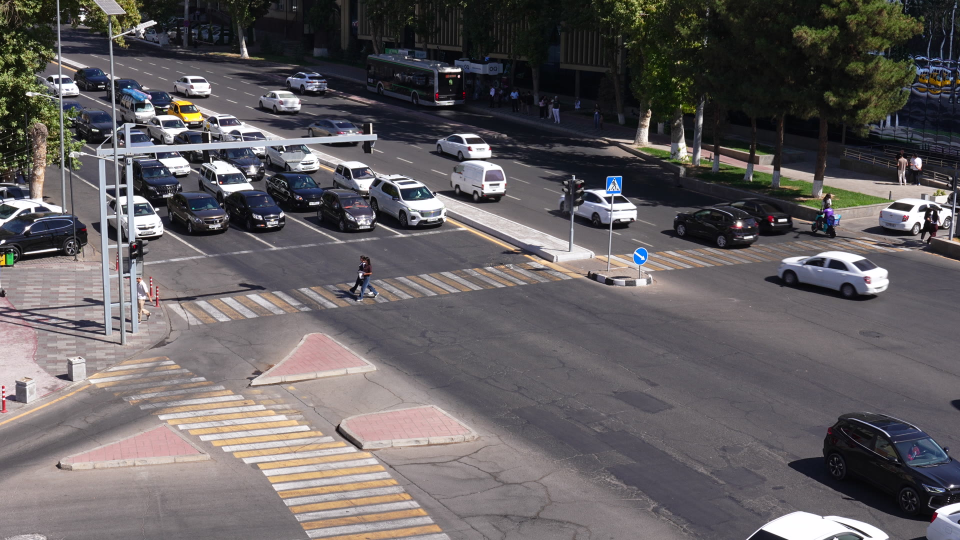
#> input picture configs/scene_ref.jpg, 1920 x 1080 px (shown at 1/2 size); its folder holds only this picture in this run
$ python -i align.py   (imports and definitions only)
#> lines starting #> are read from the running program, lines starting #| are printed output that depends on the picture
### roadsight/utils/log.py
"""Logging to stderr only, so stdout stays clean for the harness."""

from __future__ import annotations

import logging
import os
import sys

_CONFIGURED = False


def get_logger(name: str = "roadsight") -> logging.Logger:
    """Return a logger writing to stderr; level from ROADSIGHT_LOG (default INFO)."""
#> further down, picture is the input picture: shape (1080, 1920, 3); mean B, G, R 96, 94.4, 98.9
    global _CONFIGURED
    if not _CONFIGURED:
        handler = logging.StreamHandler(sys.stderr)
        handler.setFormatter(logging.Formatter("[%(asctime)s %(levelname)s %(name)s] %(message)s", "%H:%M:%S"))
        root = logging.getLogger("roadsight")
        root.addHandler(handler)
        root.setLevel(os.environ.get("ROADSIGHT_LOG", "INFO").upper())
        root.propagate = False
        _CONFIGURED = True
    return logging.getLogger(name)

### roadsight/scene/align.py
"""Align a hand-drawn scene to the current video when the camera has moved slightly.

The scene is drawn once on a reference frame (``scene.json`` -> ``reference_image``). For each video,
SIFT features of the reference and of a frame of the video are matched and a homography is fitted
with RANSAC. The homography is expressed in normalised coordinates (0..1 on both images), so it maps
``scene.json`` points straight to the current video. Deterministic: SIFT, a fixed-seed RANSAC and a
fixed working resolution.
"""

from __future__ import annotations

import cv2
import numpy as np

from roadsight.utils.log import get_logger

log = get_logger("roadsight.align")
WORK_WIDTH = 1280


def _prep(img: np.ndarray) -> tuple[np.ndarray, float, float]:
    h, w = img.shape[:2]
#> h = 1080; w = 1920
    scale = WORK_WIDTH / float(w)
#> scale = 0.667
    small = cv2.resize(img, (WORK_WIDTH, int(round(h * scale))), interpolation=cv2.INTER_AREA)
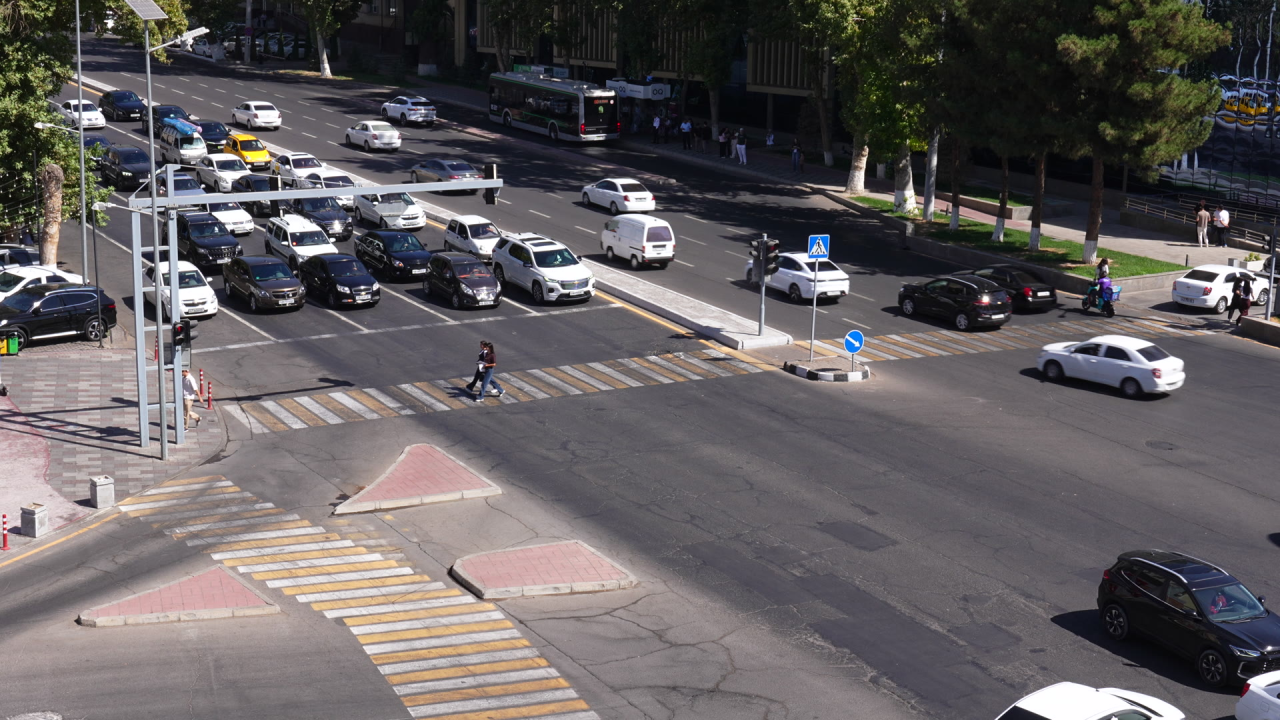
#> small: shape (720, 1280, 3); mean B, G, R 96, 94.4, 98.9
    gray = cv2.cvtColor(small, cv2.COLOR_BGR2GRAY) if small.ndim == 3 else small
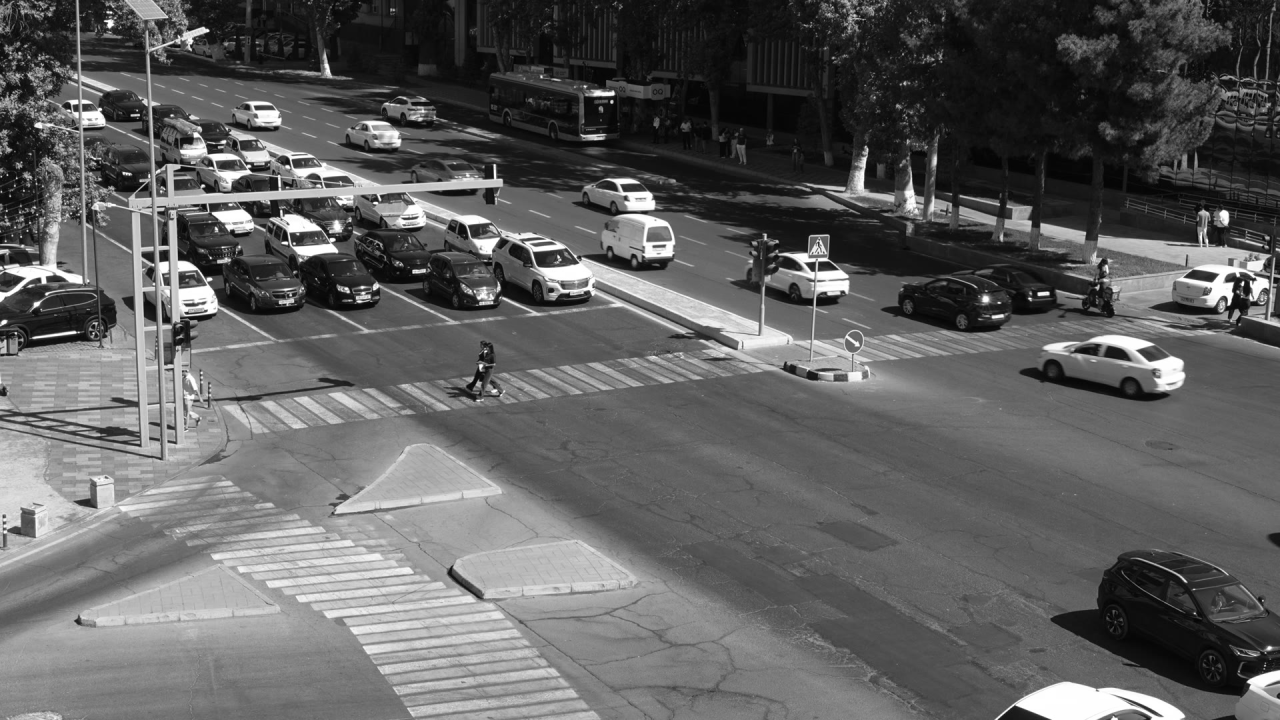
#> gray: shape (720, 1280); min 3, max 255, mean 95.9
    # CLAHE keeps road markings and facades comparable between noon sun and dusk.
    return cv2.createCLAHE(3.0, (8, 8)).apply(gray), float(small.shape[1]), float(small.shape[0])


def normalized_homography(ref: np.ndarray, cur: np.ndarray, min_inliers: int = 40) -> tuple[np.ndarray | None, dict]:
    """Homography mapping normalised reference coordinates to normalised current-frame coordinates."""
    g1, w1, h1 = _prep(ref)
    g2, w2, h2 = _prep(cur)
    sift = cv2.SIFT_create(nfeatures=8000)
    k1, d1 = sift.detectAndCompute(g1, None)
    k2, d2 = sift.detectAndCompute(g2, None)
    info = {"matches": 0, "inliers": 0}
    if d1 is None or d2 is None or len(k1) < 8 or len(k2) < 8:
        return None, info
    pairs = cv2.BFMatcher(cv2.NORM_L2).knnMatch(d1, d2, k=2)
    good = [m for m, n in (p for p in pairs if len(p) == 2) if m.distance < 0.8 * n.distance]
    info["matches"] = len(good)
    if len(good) < min_inliers:
        return None, info
    src = np.float32([k1[m.queryIdx].pt for m in good]) / np.float32([w1, h1])
    dst = np.float32([k2[m.trainIdx].pt for m in good]) / np.float32([w2, h2])
    cv2.setRNGSeed(0)
    H, mask = cv2.findHomography(src, dst, cv2.RANSAC, 5.0 / WORK_WIDTH, maxIters=5000, confidence=0.999)
    inliers = int(mask.sum()) if mask is not None else 0
    info["inliers"] = inliers
    if H is None or inliers < min_inliers or not _plausible(H):
        return None, info
    return H, info


def _plausible(H: np.ndarray) -> bool:
    """Reject wild fits: the unit square must stay convex and roughly the same size."""
    corners = np.float32([[0, 0], [1, 0], [1, 1], [0, 1]]).reshape(-1, 1, 2)
    warped = cv2.perspectiveTransform(corners, H).reshape(-1, 2)
    area = cv2.contourArea(warped.astype(np.float32))
    return bool(0.5 < area < 2.0 and cv2.isContourConvex(warped.astype(np.float32)))


def warp_points(points, H: np.ndarray | None) -> np.ndarray:
    pts = np.asarray(points, dtype=np.float64).reshape(-1, 2)
    if H is None or len(pts) == 0:
        return pts
    return cv2.perspectiveTransform(pts.reshape(-1, 1, 2), H).reshape(-1, 2)

>>> import cv2
>>> picture = cv2.imread('../../configs/scene_ref.jpg')
>>> result = _prep(picture)
